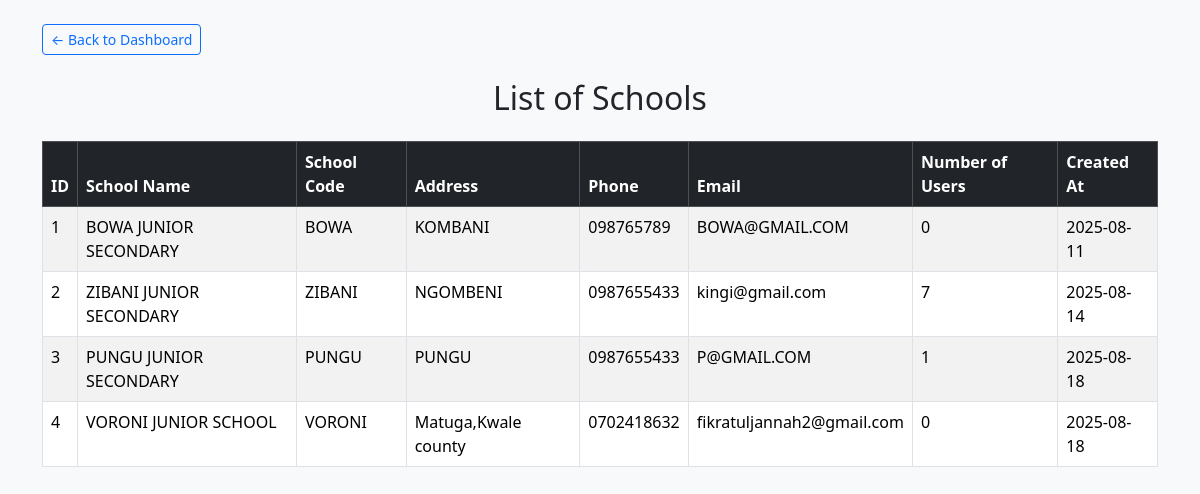
/manager/view_schools.php (signed in), run on an earlier commit of the app's database.
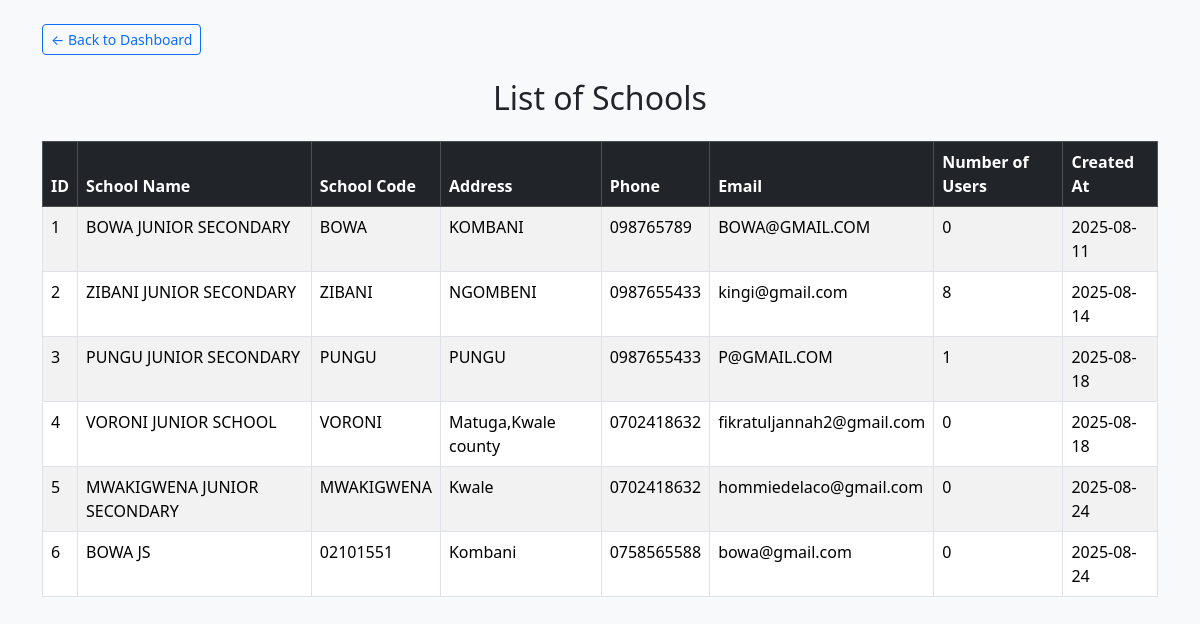
And on a later commit of the database.
### tables this page shows
CREATE TABLE `school` (
  `id` int(11) NOT NULL,
  `school_name` varchar(100) NOT NULL,
  `school_code` varchar(50) NOT NULL,
  `address` text NOT NULL,
  `phone` varchar(25) NOT NULL,
  `email` varchar(100) NOT NULL,
  `created_at` date NOT NULL DEFAULT current_timestamp(),
  `status` tinyint(1) NOT NULL DEFAULT 1
);

### manager/view_schools.php (the view, shortened to what this page needs)
<?php
include 'db.php';
$query = "
    SELECT s.*,
           COUNT(u.id) AS user_count
    FROM school s
    LEFT JOIN users u
           ON u.school_id = s.id AND u.role != 'User'
    GROUP BY s.id
    ORDER BY s.created_at ASC
";
$result = mysqli_query($conn, $query);
?>
<!DOCTYPE html>
<html lang="en">
<head>
    <link href="https://cdn.jsdelivr.net/npm/bootstrap@5.3.2/dist/css/bootstrap.min.css" rel="stylesheet">
</head>
<body class="bg-light">
<div class="container mt-4">
<a href="dashboard.php" class="btn btn-outline-primary mb-4 btn-sm">
    &larr; Back to Dashboard
</a>
    <h2 class="mb-4 text-center">List of Schools</h2>
    <div class="table-responsive">
        <table class="table table-bordered table-striped table-hover">
            <thead class="table-dark">
                <tr>
                    <th>ID</th>
                    <th>School Name</th>
                    <th>School Code</th>
                    <th>Address</th>
                    <th>Phone</th>
                    <th>Email</th>
                    <th>Number of Users</th>
                    <th>Created At</th>
                </tr>
            </thead>
            <tbody>
                <?php while ($school = mysqli_fetch_assoc($result)) { ?>
                    <tr>
                        <td><?= $school['id'] ?></td>
                        <td><?= htmlspecialchars($school['school_name']) ?></td>
                        <td><?= htmlspecialchars($school['school_code']) ?></td>
                        <td><?= htmlspecialchars($school['address']) ?></td>
                        <td><?= htmlspecialchars($school['phone']) ?></td>
                        <td><?= htmlspecialchars($school['email']) ?></td>
                        <td><?= $school['user_count'] ?></td>
                        <td><?= $school['created_at'] ?></td>
                    </tr>
                <?php } ?>
            </tbody>
        </table>
    </div>
</div>
</body>
</html>

What changed in the data, as far as the page shows it:
computed for school "ZIBANI JUNIOR SECONDARY": user_count "7" → "8"
added school: id "5", school_name "MWAKIGWENA JUNIOR SECONDARY", school_code "MWAKIGWENA", address "Kwale", phone "0702418632", email "hommiedelaco@gmail.com", user_count "0", created_at "2025-08-24"
added school: id "6", school_name "BOWA JS", school_code "02101551", address "Kombani", phone "0758565588", email "bowa@gmail.com", user_count "0", created_at "2025-08-24"
